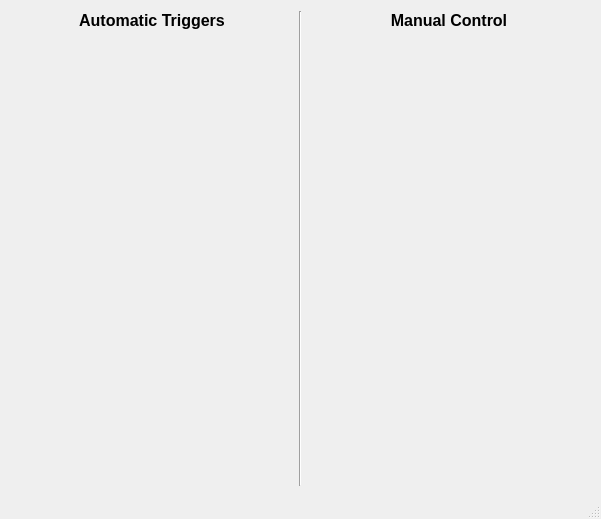
<?xml version="1.0" encoding="UTF-8"?>
<ui version="4.0">
 <class>BiomrClass</class>
 <widget class="QMainWindow" name="BiomrClass">
  <property name="geometry">
   <rect>
    <x>0</x>
    <y>0</y>
    <width>601</width>
    <height>519</height>
   </rect>
  </property>
  <property name="windowTitle">
   <string>Biomr</string>
  </property>
  <widget class="QWidget" name="centralWidget">
   <property name="sizePolicy">
    <sizepolicy hsizetype="Preferred" vsizetype="Preferred">
     <horstretch>0</horstretch>
     <verstretch>0</verstretch>
    </sizepolicy>
   </property>
   <layout class="QHBoxLayout" name="horizontalLayout">
    <item>
     <layout class="QVBoxLayout" name="triggerLayout">
      <item>
       <widget class="QLabel" name="label_4">
        <property name="font">
         <font>
          <pointsize>12</pointsize>
          <weight>75</weight>
          <bold>true</bold>
          <underline>false</underline>
         </font>
        </property>
        <property name="text">
         <string>Automatic Triggers</string>
        </property>
        <property name="alignment">
         <set>Qt::AlignCenter</set>
        </property>
       </widget>
      </item>
      <item>
       <spacer name="verticalSpacer_2">
        <property name="orientation">
         <enum>Qt::Vertical</enum>
        </property>
        <property name="sizeHint" stdset="0">
         <size>
          <width>20</width>
          <height>40</height>
         </size>
        </property>
       </spacer>
      </item>
     </layout>
    </item>
    <item>
     <widget class="Line" name="line">
      <property name="lineWidth">
       <number>1</number>
      </property>
      <property name="orientation">
       <enum>Qt::Vertical</enum>
      </property>
     </widget>
    </item>
    <item>
     <layout class="QVBoxLayout" name="manualControlLayout">
      <item>
       <widget class="QLabel" name="label_5">
        <property name="font">
         <font>
          <pointsize>12</pointsize>
          <weight>75</weight>
          <bold>true</bold>
          <underline>false</underline>
         </font>
        </property>
        <property name="text">
         <string>Manual Control</string>
        </property>
        <property name="alignment">
         <set>Qt::AlignCenter</set>
        </property>
       </widget>
      </item>
      <item>
       <spacer name="verticalSpacer">
        <property name="orientation">
         <enum>Qt::Vertical</enum>
        </property>
        <property name="sizeHint" stdset="0">
         <size>
          <width>20</width>
          <height>40</height>
         </size>
        </property>
       </spacer>
      </item>
     </layout>
    </item>
   </layout>
  </widget>
  <widget class="QMenuBar" name="menuBar">
   <property name="geometry">
    <rect>
     <x>0</x>
     <y>0</y>
     <width>601</width>
     <height>26</height>
    </rect>
   </property>
  </widget>
  <widget class="QStatusBar" name="statusBar"/>
 </widget>
 <layoutdefault spacing="6" margin="11"/>
 <resources>
  <include location="Biomr.qrc"/>
 </resources>
 <connections/>
</ui>
